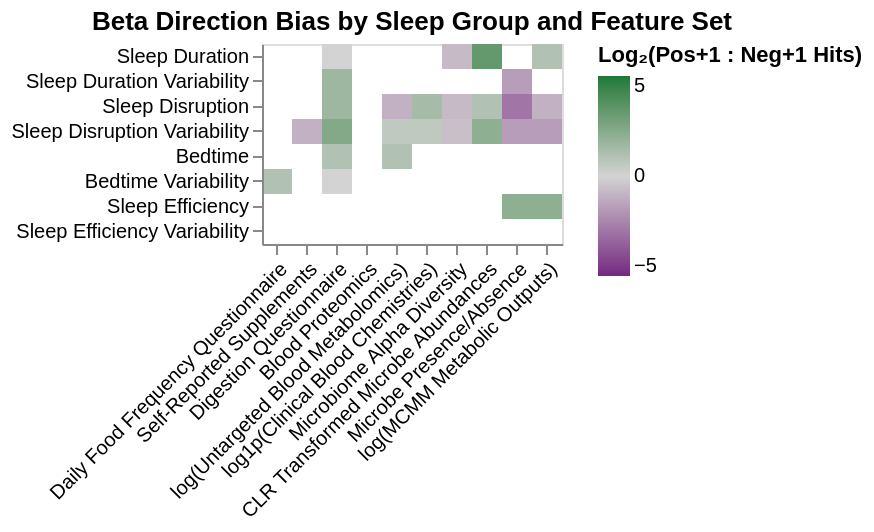

Notebook code for this chart:
### Code cell
import pandas as pd
import numpy as np
import altair as alt
from itertools import product

# -----------------------------
# Step 1: Prepare the data
# -----------------------------

# Filter for shared hits only
shared_hits_df = combined_df[(combined_df['shared_hit'] == 1)]

# Classify beta direction
shared_hits_df['beta_direction'] = np.where(shared_hits_df['beta_adjusted'] > 0, 'Positive', 'Negative')

# Count hits by direction
direction_counts = (
    shared_hits_df
    .groupby(['feature_set', 'sleep_group', 'beta_direction'])
    .size()
    .reset_index(name='n_hits')
)

# Pivot into wide format (Positive and Negative columns)
pivot_df = direction_counts.pivot_table(
    index=['feature_set', 'sleep_group'],
    columns='beta_direction',
    values='n_hits',
    fill_value=0
).reset_index()

# Add smoothing +1 and compute log2 ratio
pivot_df['log2_ratio'] = np.log2((pivot_df.get('Positive', 0) + 1) / (pivot_df.get('Negative', 0) + 1))

# Ensure columns exist even if one direction is missing
if 'Positive' not in pivot_df.columns:
    pivot_df['Positive'] = 0
if 'Negative' not in pivot_df.columns:
    pivot_df['Negative'] = 0

# -----------------------------
# Step 2: Add missing (feature_set, sleep_group) combinations
# -----------------------------

# Create a complete grid of all omic × sleep group pairs
all_combinations = pd.DataFrame(
    list(product(combined_df['feature_set'].unique(), combined_df['sleep_group'].dropna().unique())),
    columns=['feature_set', 'sleep_group']
)

# Merge with your actual data
full_df = pd.merge(all_combinations, pivot_df, on=['feature_set', 'sleep_group'], how='left')

# Fill NaNs for missing hits with 0 and flag them
full_df['Positive'] = full_df['Positive'].fillna(0).astype(int)
full_df['Negative'] = full_df['Negative'].fillna(0).astype(int)
full_df['log2_ratio'] = full_df['log2_ratio'].fillna(np.nan)  # keep NaNs so we can color them gray

# -----------------------------
# Step 4: Plot
# -----------------------------

color_scale = alt.Scale(
    domain=[-5, 0, 5],
    range=["#742881", "lightgray", "#1B7939"]
)

chart = alt.Chart(full_df).mark_rect().encode(
    y=alt.Y('sleep_group:N', title='', sort=list(sleep_feature_group_map.values())),
    x=alt.X('feature_set:N',
            title='',
            axis=alt.Axis(labelExpr=label_expr, labelAngle=-45),
            sort=feature_set_order
    ),
    color=alt.Color('log2_ratio:Q',
        title='Log₂(Pos+1 : Neg+1 Hits)',
        scale=color_scale,
        
    ),
    tooltip=[
        'feature_set:N',
        'sleep_group:N',
        alt.Tooltip('Positive:Q'),
        alt.Tooltip('Negative:Q'),
        alt.Tooltip('log2_ratio:Q', format='.2f', title='Log₂ Ratio')
    ]
).properties(
    title='Beta Direction Bias by Sleep Group and Feature Set',
    width=150,
    height=100
)

chart

### Figure 1 — Vega-Lite specification as saved in the notebook (floating-point values rounded to 4 significant figures)
{"config": {"view": {"continuousWidth": 300, "continuousHeight": 300}}, "data": {"name": "data-bae7ade3d4db51483f363c295bf965df"}, "mark": {"type": "rect"}, "encoding": {"color": {"field": "log2_ratio", "scale": {"domain": [-5, 0, 5], "range": ["#742881", "lightgray", "#1B7939"]}, "title": "Log₂(Pos+1 : Neg+1 Hits)", "type": "quantitative"}, "tooltip": [{"field": "feature_set", "type": "nominal"}, {"field": "sleep_group", "type": "nominal"}, {"field": "Positive", "type": "quantitative"}, {"field": "Negative", "type": "quantitative"}, {"field": "log2_ratio", "format": ".2f", "title": "Log₂ Ratio", "type": "quantitative"}], "x": {"axis": {"labelAngle": -45, "labelExpr": "datum.label === 'diet_daily_features' ? 'Daily Food Frequency Questionnaire' : datum.label === 'supplement_features' ? 'Self-Reported Supplements' : datum.label === 'digestion_features' ? 'Digestion Questionnaire' : datum.label === 'proteomics_features' ? 'Blood Proteomics' : datum.label === 'metabolite_features_log' ? 'log(Untargeted Blood Metabolomics)' : datum.label === 'clinical_features_log1p' ? 'log1p(Clinical Blood Chemistries)' : datum.label === 'diversity_features' ? 'Microbiome Alpha Diversity' : datum.label === 'new_microbe_features' ? 'CLR Transformed Microbe Abundances' : datum.label === 'new_microbe_binarized_features' ? 'Microbe Presence/Absence' : datum.label === 'micom_features_log' ? 'log(MCMM Metabolic Outputs)' : datum.label"}, "field": "feature_set", "sort": ["diet_daily_features", "supplement_features", "digestion_features", "proteomics_features", "metabolite_features_log", "clinical_features_log1p", "diversity_features", "new_microbe_features", "new_microbe_binarized_features", "micom_features_log"], "title": "", "type": "nominal"}, "y": {"field": "sleep_group", "sort": ["Sleep Duration", "Sleep Duration", "Sleep Duration Variability", "Sleep Duration Variability", "Sleep Disruption", "Sleep Disruption", "Sleep Disruption", "Sleep Disruption", "Sleep Disruption", "Sleep Disruption Variability", "Sleep Disruption Variability", "Sleep Disruption Variability", "Sleep Disruption Variability", "Sleep Disruption Variability", "Bedtime", "Bedtime Variability", "Sleep Efficiency", "Sleep Efficiency Variability"], "title": "", "type": "nominal"}}, "height": 100, "title": "Beta Direction Bias by Sleep Group and Feature Set", "width": 150, "$schema": "https://vega.github.io/schema/vega-lite/v5.8.0.json", "datasets": {"data-bae7ade3d4db51483f363c295bf965df": [{"feature_set": "digestion_features", "sleep_group": "Bedtime", "Negative": 0, "Positive": 1, "log2_ratio": 1.0}, {"feature_set": "digestion_features", "sleep_group": "Bedtime Variability", "Negative": 1, "Positive": 1, "log2_ratio": 0.0}, {"feature_set": "digestion_features", "sleep_group": "Sleep Disruption", "Negative": 0, "Positive": 2, "log2_ratio": 1.585}, {"feature_set": "digestion_features", "sleep_group": "Sleep Disruption Variability", "Negative": 0, "Positive": 4, "log2_ratio": 2.322}, {"feature_set": "digestion_features", "sleep_group": "Sleep Efficiency", "Negative": 0, "Positive": 0, "log2_ratio": null}, {"feature_set": "digestion_features", "sleep_group": "Sleep Efficiency Variability", "Negative": 0, "Positive": 0, "log2_ratio": null}, {"feature_set": "digestion_features", "sleep_group": "Sleep Duration", "Negative": 1, "Positive": 1, "log2_ratio": 0.0}, {"feature_set": "digestion_features", "sleep_group": "Sleep Duration Variability", "Negative": 0, "Positive": 2, "log2_ratio": 1.585}, {"feature_set": "diet_daily_features", "sleep_group": "Bedtime", "Negative": 0, "Positive": 0, "log2_ratio": null}, {"feature_set": "diet_daily_features", "sleep_group": "Bedtime Variability", "Negative": 0, "Positive": 1, "log2_ratio": 1.0}, {"feature_set": "diet_daily_features", "sleep_group": "Sleep Disruption", "Negative": 0, "Positive": 0, "log2_ratio": null}, {"feature_set": "diet_daily_features", "sleep_group": "Sleep Disruption Variability", "Negative": 0, "Positive": 0, "log2_ratio": null}, {"feature_set": "diet_daily_features", "sleep_group": "Sleep Efficiency", "Negative": 0, "Positive": 0, "log2_ratio": null}, {"feature_set": "diet_daily_features", "sleep_group": "Sleep Efficiency Variability", "Negative": 0, "Positive": 0, "log2_ratio": null}, {"feature_set": "diet_daily_features", "sleep_group": "Sleep Duration", "Negative": 0, "Positive": 0, "log2_ratio": null}, {"feature_set": "diet_daily_features", "sleep_group": "Sleep Duration Variability", "Negative": 0, "Positive": 0, "log2_ratio": null}, {"feature_set": "supplement_features", "sleep_group": "Bedtime", "Negative": 0, "Positive": 0, "log2_ratio": null}, {"feature_set": "supplement_features", "sleep_group": "Bedtime Variability", "Negative": 0, "Positive": 0, "log2_ratio": null}, {"feature_set": "supplement_features", "sleep_group": "Sleep Disruption", "Negative": 0, "Positive": 0, "log2_ratio": null}, {"feature_set": "supplement_features", "sleep_group": "Sleep Disruption Variability", "Negative": 1, "Positive": 0, "log2_ratio": -1.0}, {"feature_set": "supplement_features", "sleep_group": "Sleep Efficiency", "Negative": 0, "Positive": 0, "log2_ratio": null}, {"feature_set": "supplement_features", "sleep_group": "Sleep Efficiency Variability", "Negative": 0, "Positive": 0, "log2_ratio": null}, {"feature_set": "supplement_features", "sleep_group": "Sleep Duration", "Negative": 0, "Positive": 0, "log2_ratio": null}, {"feature_set": "supplement_features", "sleep_group": "Sleep Duration Variability", "Negative": 0, "Positive": 0, "log2_ratio": null}, {"feature_set": "diversity_features", "sleep_group": "Bedtime", "Negative": 0, "Positive": 0, "log2_ratio": null}, {"feature_set": "diversity_features", "sleep_group": "Bedtime Variability", "Negative": 0, "Positive": 0, "log2_ratio": null}, {"feature_set": "diversity_features", "sleep_group": "Sleep Disruption", "Negative": 4, "Positive": 2, "log2_ratio": -0.737}, {"feature_set": "diversity_features", "sleep_group": "Sleep Disruption Variability", "Negative": 2, "Positive": 1, "log2_ratio": -0.585}, {"feature_set": "diversity_features", "sleep_group": "Sleep Efficiency", "Negative": 0, "Positive": 0, "log2_ratio": null}, {"feature_set": "diversity_features", "sleep_group": "Sleep Efficiency Variability", "Negative": 0, "Positive": 0, "log2_ratio": null}, {"feature_set": "diversity_features", "sleep_group": "Sleep Duration", "Negative": 4, "Positive": 2, "log2_ratio": -0.737}, {"feature_set": "diversity_features", "sleep_group": "Sleep Duration Variability", "Negative": 0, "Positive": 0, "log2_ratio": null}, {"feature_set": "new_microbe_features", "sleep_group": "Bedtime", "Negative": 0, "Positive": 0, "log2_ratio": null}, {"feature_set": "new_microbe_features", "sleep_group": "Bedtime Variability", "Negative": 0, "Positive": 0, "log2_ratio": null}, {"feature_set": "new_microbe_features", "sleep_group": "Sleep Disruption", "Negative": 0, "Positive": 1, "log2_ratio": 1.0}, {"feature_set": "new_microbe_features", "sleep_group": "Sleep Disruption Variability", "Negative": 0, "Positive": 3, "log2_ratio": 2.0}, {"feature_set": "new_microbe_features", "sleep_group": "Sleep Efficiency", "Negative": 0, "Positive": 0, "log2_ratio": null}, {"feature_set": "new_microbe_features", "sleep_group": "Sleep Efficiency Variability", "Negative": 0, "Positive": 0, "log2_ratio": null}, {"feature_set": "new_microbe_features", "sleep_group": "Sleep Duration", "Negative": 1, "Positive": 18, "log2_ratio": 3.248}, {"feature_set": "new_microbe_features", "sleep_group": "Sleep Duration Variability", "Negative": 0, "Positive": 0, "log2_ratio": null}, {"feature_set": "new_microbe_binarized_features", "sleep_group": "Bedtime", "Negative": 0, "Positive": 0, "log2_ratio": null}, {"feature_set": "new_microbe_binarized_features", "sleep_group": "Bedtime Variability", "Negative": 0, "Positive": 0, "log2_ratio": null}, {"feature_set": "new_microbe_binarized_features", "sleep_group": "Sleep Disruption", "Negative": 19, "Positive": 2, "log2_ratio": -2.737}, {"feature_set": "new_microbe_binarized_features", "sleep_group": "Sleep Disruption Variability", "Negative": 2, "Positive": 0, "log2_ratio": -1.585}, {"feature_set": "new_microbe_binarized_features", "sleep_group": "Sleep Efficiency", "Negative": 0, "Positive": 3, "log2_ratio": 2.0}, {"feature_set": "new_microbe_binarized_features", "sleep_group": "Sleep Efficiency Variability", "Negative": 0, "Positive": 0, "log2_ratio": null}, {"feature_set": "new_microbe_binarized_features", "sleep_group": "Sleep Duration", "Negative": 0, "Positive": 0, "log2_ratio": null}, {"feature_set": "new_microbe_binarized_features", "sleep_group": "Sleep Duration Variability", "Negative": 2, "Positive": 0, "log2_ratio": -1.585}, {"feature_set": "metabolite_features_log", "sleep_group": "Bedtime", "Negative": 0, "Positive": 1, "log2_ratio": 1.0}, {"feature_set": "metabolite_features_log", "sleep_group": "Bedtime Variability", "Negative": 0, "Positive": 0, "log2_ratio": null}, {"feature_set": "metabolite_features_log", "sleep_group": "Sleep Disruption", "Negative": 1, "Positive": 0, "log2_ratio": -1.0}, {"feature_set": "metabolite_features_log", "sleep_group": "Sleep Disruption Variability", "Negative": 1, "Positive": 2, "log2_ratio": 0.585}, {"feature_set": "metabolite_features_log", "sleep_group": "Sleep Efficiency", "Negative": 0, "Positive": 0, "log2_ratio": null}, {"feature_set": "metabolite_features_log", "sleep_group": "Sleep Efficiency Variability", "Negative": 0, "Positive": 0, "log2_ratio": null}, {"feature_set": "metabolite_features_log", "sleep_group": "Sleep Duration", "Negative": 0, "Positive": 0, "log2_ratio": null}, {"feature_set": "metabolite_features_log", "sleep_group": "Sleep Duration Variability", "Negative": 0, "Positive": 0, "log2_ratio": null}, {"feature_set": "clinical_features_log1p", "sleep_group": "Bedtime", "Negative": 0, "Positive": 0, "log2_ratio": null}, {"feature_set": "clinical_features_log1p", "sleep_group": "Bedtime Variability", "Negative": 0, "Positive": 0, "log2_ratio": null}, {"feature_set": "clinical_features_log1p", "sleep_group": "Sleep Disruption", "Negative": 1, "Positive": 4, "log2_ratio": 1.322}, {"feature_set": "clinical_features_log1p", "sleep_group": "Sleep Disruption Variability", "Negative": 1, "Positive": 2, "log2_ratio": 0.585}, {"feature_set": "clinical_features_log1p", "sleep_group": "Sleep Efficiency", "Negative": 0, "Positive": 0, "log2_ratio": null}, {"feature_set": "clinical_features_log1p", "sleep_group": "Sleep Efficiency Variability", "Negative": 0, "Positive": 0, "log2_ratio": null}, {"feature_set": "clinical_features_log1p", "sleep_group": "Sleep Duration", "Negative": 0, "Positive": 0, "log2_ratio": null}, {"feature_set": "clinical_features_log1p", "sleep_group": "Sleep Duration Variability", "Negative": 0, "Positive": 0, "log2_ratio": null}, {"feature_set": "proteomics_features", "sleep_group": "Bedtime", "Negative": 0, "Positive": 0, "log2_ratio": null}, {"feature_set": "proteomics_features", "sleep_group": "Bedtime Variability", "Negative": 0, "Positive": 0, "log2_ratio": null}, {"feature_set": "proteomics_features", "sleep_group": "Sleep Disruption", "Negative": 0, "Positive": 0, "log2_ratio": null}, {"feature_set": "proteomics_features", "sleep_group": "Sleep Disruption Variability", "Negative": 0, "Positive": 0, "log2_ratio": null}, {"feature_set": "proteomics_features", "sleep_group": "Sleep Efficiency", "Negative": 0, "Positive": 0, "log2_ratio": null}, {"feature_set": "proteomics_features", "sleep_group": "Sleep Efficiency Variability", "Negative": 0, "Positive": 0, "log2_ratio": null}, {"feature_set": "proteomics_features", "sleep_group": "Sleep Duration", "Negative": 0, "Positive": 0, "log2_ratio": null}, {"feature_set": "proteomics_features", "sleep_group": "Sleep Duration Variability", "Negative": 0, "Positive": 0, "log2_ratio": null}, {"feature_set": "micom_features_log", "sleep_group": "Bedtime", "Negative": 0, "Positive": 0, "log2_ratio": null}, {"feature_set": "micom_features_log", "sleep_group": "Bedtime Variability", "Negative": 0, "Positive": 0, "log2_ratio": null}, {"feature_set": "micom_features_log", "sleep_group": "Sleep Disruption", "Negative": 1, "Positive": 0, "log2_ratio": -1.0}, {"feature_set": "micom_features_log", "sleep_group": "Sleep Disruption Variability", "Negative": 2, "Positive": 0, "log2_ratio": -1.585}, {"feature_set": "micom_features_log", "sleep_group": "Sleep Efficiency", "Negative": 0, "Positive": 3, "log2_ratio": 2.0}, {"feature_set": "micom_features_log", "sleep_group": "Sleep Efficiency Variability", "Negative": 0, "Positive": 0, "log2_ratio": null}, {"feature_set": "micom_features_log", "sleep_group": "Sleep Duration", "Negative": 2, "Positive": 5, "log2_ratio": 1.0}, {"feature_set": "micom_features_log", "sleep_group": "Sleep Duration Variability", "Negative": 0, "Positive": 0, "log2_ratio": null}]}}
